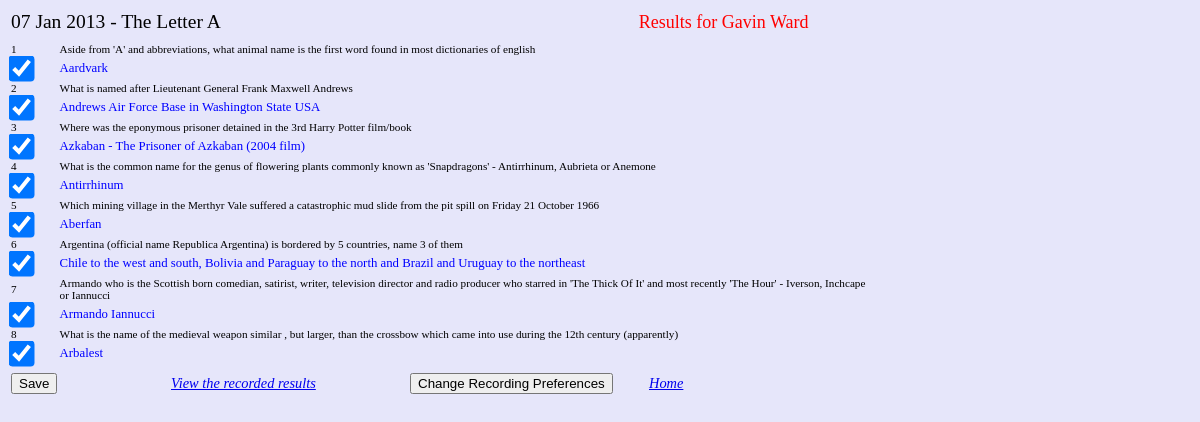
/Record1.php (signed in), run on the app's committed database.
### tables this page shows
CREATE TABLE `weeks` (
   `wid` int(11) not null auto_increment,
   `wsubject` varchar(100),
   `wcomment` text,
   `wrelease` datetime,
   `wmodified` datetime,
   PRIMARY KEY (`wid`)
);

CREATE TABLE `questions` (
   `qid` int(11) not null auto_increment,
   `qwid` int(11) not null,
   `qnum` int(5),
   `qquestion` text,
   `qanswer` text,
   PRIMARY KEY (`qid`)
);

### Record1.php (the view, shortened to what this page needs)
<?php
	$pid = $_SESSION["PersonId"];
	$qid = $_SESSION["WeekId"];
	$pwd = $_SESSION["Password"];
	$Who = $_SESSION["PersonName"];
	$per_res = mysql_query("SELECT * FROM persons WHERE Pid =" . $pid . " limit 1");
	$per_row = mysql_fetch_assoc($per_res);
if ($per_row["Password"]==$pwd) {
	$query = "SELECT  DATE_FORMAT(wrelease, '%d %b %Y') as rdate, wsubject, wcomment FROM weeks WHERE wid = " . $qid . " limit 1";
	$wk_res = mysql_query($query);
	$wk_row = mysql_fetch_array($wk_res);
	echo '<form action="PostSubmitNew.php" method="post">';
	echo "<table width=\"900\"><tr align=\"left\" style=\"font-size: 15; color: blue;\">";
	echo "<td width=\"70%\" align=\"left\">" .  $wk_row['rdate'] . " - " . $wk_row['wsubject'] . "</td>";
	echo "<td class=\"r120\" width=\"30%\">Results for " . $Who . "</td></tr>";
	echo "<tr><td colspan=\"1\" style=\"font-family: arial, helvetica, sans-serif; font-size: 12; color: maroon; width:30%\" align=\"left\">" . $wk_row['wcomment'] . "</td></tr>";
	echo "</table>";
	echo "<table width=\"900\">";
	$res = mysql_query("SELECT * FROM questions WHERE qwid = " . $qid . " ORDER BY qnum");
	while ($row = mysql_fetch_array($res))
		{
		echo "<tr><td class=\"bk70\" style=\"width:4%\">" . $row['qnum'] . "</td>";
		echo "<td class=\"bk70\" style=\"width:96%\">" . $row['qquestion'] . "</td></tr>";
		$chkname = "check" . $row['qnum'];
		echo '<tr><td class="r70"><input type="checkbox" name="' . $chkname . '" checked></td>';
		echo '<td class="bl80" style="width:96%">' . $row['qanswer'] . '</td></tr>';
		}
	echo "</table>";
	echo "<nav>";
	echo "<table width=\"800\"><tr align=\"left\" style=\"font-size: 12; color: black;\">";
	echo '<td width="20%" class="bk90i"><input type="submit" value="Save" name="save"></td>';
	echo '<td width="30%" class="bk90i"><a href="ViewResults.php">View the recorded results</a></td>';
	echo '<td width="30%" class="bk90i"><input type="submit" value="Change Recording Preferences" name="CRP">';
	echo '<td width="20%" class="bk90i"><a href="index.php">Home</a></td>';
	echo "<tr></tr></table>";
	echo "</nav>";
}
?>
<head>
</head>
<link rel="stylesheet" type="text/css" href="post-credo.css">

### post-credo.css (style rules this page uses)
table { border:none }
td { font-family:"Verdana"; color:black; font-size:130%; height:150% }
td.bk70 { font-size:70%; color:black; padding-right:40px }
td.bl80 { font-size:80%; color:blue }
td.bk90i { font-size:90%; font-style:italic; color:black }
td.r120 { font-size:120%; color:red }
td.r70 { font-size:70%; color:red }
input[type=checkbox] { -ms-transform: scale(2); -moz-transform: scale(2); -webkit-transform: scale(2); -o-transform: scale(2); padding: 10px; }

### data on the page
weeks: wsubject "The Letter A"
questions: qnum "1", qquestion "Aside from 'A' and abbreviations, what animal name is the first word found in most dictionaries of english", qanswer "Aardvark"
questions: qnum "2", qquestion "What is named after Lieutenant General Frank Maxwell Andrews", qanswer "Andrews Air Force Base in Washington State USA"
questions: qnum "3", qquestion "Where was the eponymous prisoner detained in the 3rd Harry Potter film/book", qanswer "Azkaban - The Prisoner of Azkaban (2004 film)"
questions: qnum "4", qquestion "What is the common name for the genus of flowering plants commonly known as 'Snapdragons' - Antirrhinum, Aubrieta or Anemone", qanswer "Antirrhinum"
questions: qnum "5", qquestion "Which mining village in the Merthyr Vale suffered a catastrophic mud slide from the pit spill on Friday 21 October 1966", qanswer "Aberfan"
questions: qnum "6", qquestion "Argentina (official name Republica Argentina) is bordered by 5 countries, name 3 of them", qanswer "Chile to the west and south, Bolivia and Paraguay to the north and Brazil and Uruguay to the northeast"
questions: qnum "7", qquestion "Armando who is the Scottish born comedian, satirist, writer, television director and radio producer who starred in 'The Thick Of It' and most recently 'The Hour' - Iverson, Inchcape or Iannucci", qanswer "Armando Iannucci"
questions: qnum "8", qquestion "What is the name of the medieval weapon similar , but larger, than the crossbow which came into use during the 12th century (apparently)", qanswer "Arbalest"

### other printed values
$wk_row['rdate'] "07 Jan 2013"
$Who "Gavin Ward"
